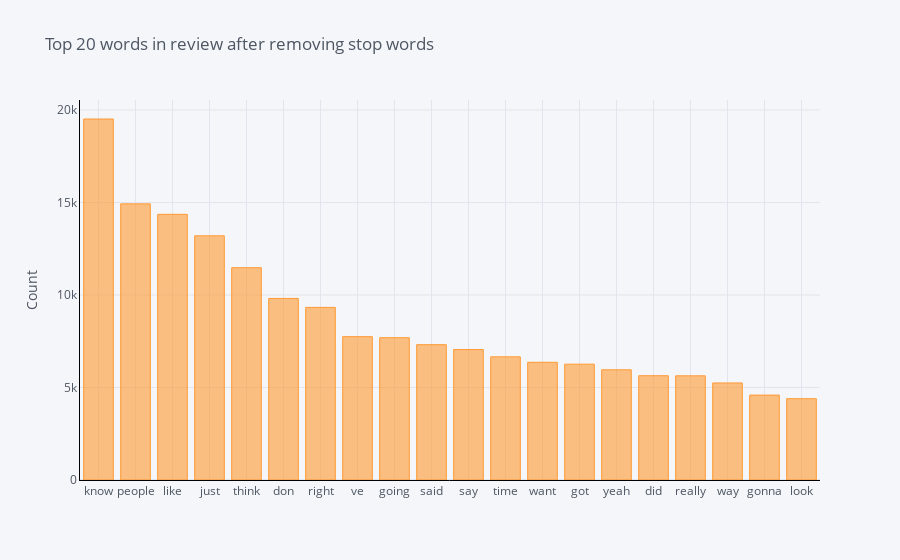

Notebook code cell kept with this figure:
### Markdown cell above
## The distribution of top unigrams after removing stop words

### Code cell
def get_top_n_words(corpus, n=None):
    vec = CountVectorizer(stop_words = 'english').fit(corpus)
    bag_of_words = vec.transform(corpus)
    sum_words = bag_of_words.sum(axis=0) 
    words_freq = [(word, sum_words[0, idx]) for word, idx in vec.vocabulary_.items()]
    words_freq =sorted(words_freq, key = lambda x: x[1], reverse=True)
    return words_freq[:n]
common_words = get_top_n_words(df['text'], 20)
df2 = pd.DataFrame(common_words, columns = ['text' , 'count'])
df2
df2.groupby('text').sum()['count'].sort_values(ascending=False).iplot(
    kind='bar', yTitle='Count', linecolor='black', title='Top 20 words in review after removing stop words')

### Figure 1 — Plotly figure (JSON) as saved in the notebook; plotly's stock layout.template omitted (floating-point values rounded to 4 significant figures)
{"data": [{"marker": {"color": "rgba(255, 153, 51, 0.6)", "line": {"color": "rgba(255, 153, 51, 1.0)", "width": 1}}, "name": "count", "orientation": "v", "text": "", "type": "bar", "x": ["know", "people", "like", "just", "think", "don", "right", "ve", "going", "said", "say", "time", "want", "got", "yeah", "did", "really", "way", "gonna", "look"], "y": [19512, 14925, 14359, 13198, 11475, 9814, 9329, 7748, 7692, 7314, 7050, 6656, 6361, 6261, 5956, 5637, 5630, 5245, 4588, 4394]}], "layout": {"legend": {"bgcolor": "#F5F6F9", "font": {"color": "#4D5663"}}, "paper_bgcolor": "#F5F6F9", "plot_bgcolor": "#F5F6F9", "title": {"font": {"color": "#4D5663"}, "text": "Top 20 words in review after removing stop words"}, "xaxis": {"gridcolor": "#E1E5ED", "linecolor": "black", "showgrid": true, "tickfont": {"color": "#4D5663"}, "title": {"font": {"color": "#4D5663"}, "text": ""}, "zerolinecolor": "#E1E5ED"}, "yaxis": {"gridcolor": "#E1E5ED", "linecolor": "black", "showgrid": true, "tickfont": {"color": "#4D5663"}, "title": {"font": {"color": "#4D5663"}, "text": "Count"}, "zerolinecolor": "#E1E5ED"}}}
